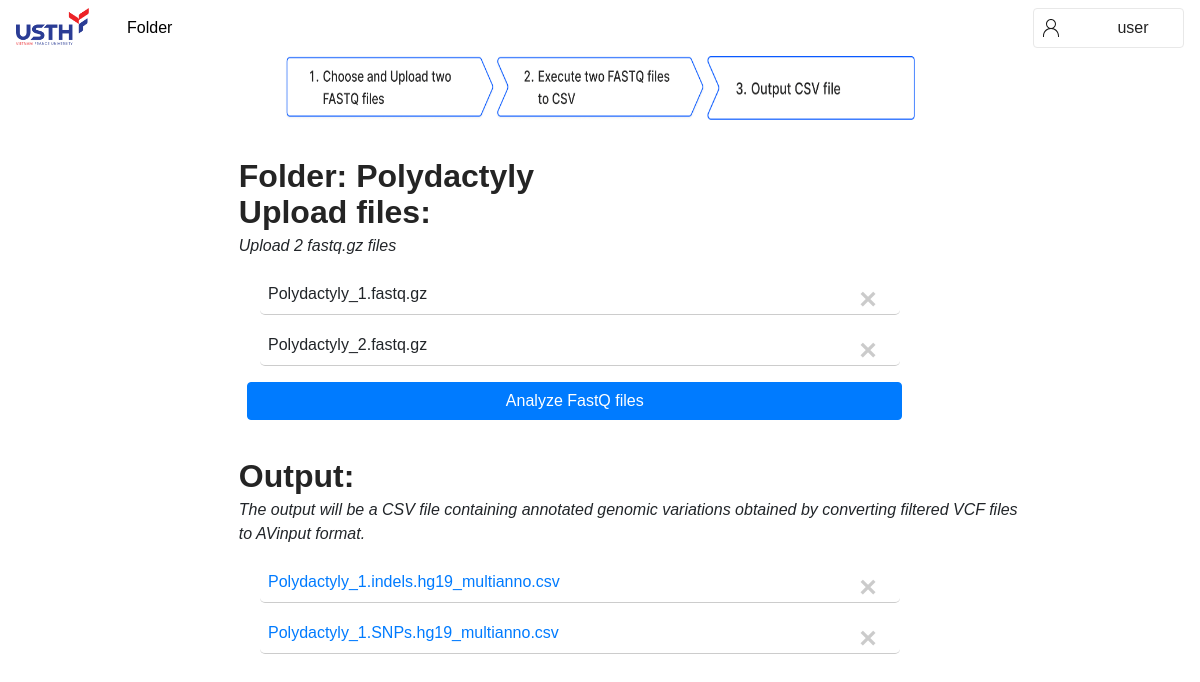
Screenshot of /folder/14 (signed in) with the database file from the repository.
### function/models.py (models this page shows)
class User(db.Model, UserMixin):
    role = db.Column(db.Integer, default = 2)
    id = db.Column(db.Integer, primary_key = True)
    email = db.Column(db.String(50))
    username = db.Column(db.String(50))
    password = db.Column(db.String(50))

class Folder(db.Model):
    id = db.Column(db.Integer, primary_key = True)
    path = db.Column(db.String(50), nullable = False)
    name = db.Column(db.String(50), nullable = False)
    date = db.Column(db.DateTime(timezone = True), default = func.now())
    user_id = db.Column(db.Integer, db.ForeignKey('user.id'))
    users = db.relationship('User')
    parent_folder_id = db.Column(db.Integer, db.ForeignKey('folder.id'))
    subfolders = db.relationship('Folder', backref=db.backref('parent_folder', remote_side=[id]))

class File(db.Model):
    id = db.Column(db.Integer, primary_key = True)
    path = db.Column(db.String(50), nullable = False)
    name = db.Column(db.String(50), nullable = False)
    date = db.Column(db.DateTime(timezone = True), default = func.now())
    user_id = db.Column(db.Integer, db.ForeignKey('user.id'))
    folder_id = db.Column(db.Integer, db.ForeignKey('folder.id'))
    subfiles = db.relationship('Folder', backref=db.backref('files', lazy='dynamic'))

### app.py (the view, shortened to what this page needs)
@app.route('/folder/<folder_id>', methods=['GET', 'POST'])
@login_required
def get_folder(folder_id):
    folder = Folder.query.get_or_404(folder_id)
    file = File.query.filter_by(folder_id=folder.id).first()
    subfolders = Folder.query.filter_by(parent_folder_id=folder.id).all()
    subfiles = File.query.filter_by(folder_id=folder.id).all()
    output=[]
    files=[]
    for file in subfiles:
        if file.name.endswith(".csv"):
            output.append(file)
        else:
            files.append(file)
    return render_template('folder.html', folder=folder, subfolders=subfolders, file = file, subfiles = files, output=output, user = current_user)

### app.py (called while the page is built)
@login_manager.user_loader
def load_user(id):
    return User.query.get(int(id))

### templates/folder.html (shortened to what this page needs)
{% extends 'home.html' %}
{% block content %}
<link rel="stylesheet" href="../static/folder.css">
  <div class="form">
    <div class="step">
      {% set sorted_subfiles = subfiles | sort(attribute='name') %}
      <img src="../static/images/step1_color.png" alt="Step 1" class="step-1 step-image">
      {% if sorted_subfiles |length == 2 %}
        <img src="../static/images/step2_color.png" alt="Step 1" class="step-1 step-image">
        {% else %}
        <img src="../static/images/step2.png" alt="Step 1" class="step-1 step-image">
      {% endif %}
      {% if output |length != 0 %}
        <img src="../static/images/step3_color.png" alt="Step 3" class="step-3 step-image">
      {% else %}
        <img src="../static/images/step3.png" alt="Step 3" class="step-3 step-image">
      {% endif %}
    </div>
    <h2 class="title head">Folder: {{ folder.name }}</h2>
    <h2 class="title head">Upload files:</h2>
    <p class="title"><i>Upload 2 fastq.gz files</i></p>
    <ul>
      {% for subfile in subfiles %}
        {% if subfile.name.endswith('.gz') %}
          <div class="file-list name-file">
            <li>{{ subfile.name }}</li>
            <button type="button" class="close" onclick="deleteSubFile('{{ subfile.id }}','{{ subfile.folder_id }}')">
              <span aria-hidden="true">&times;</span>
            </button>
          </div>
        {% endif %}
      {% endfor %}
    </ul>
 <form action="/folder/{{ folder.id }}" method="post" enctype="multipart/form-data" id="uploadForm">
  <div id="fileInputContainer">
	  {% if subfiles|length>=2 %}
    <button type="button" class="btn-primary btn execute-button" id="addFileBtn" onclick="executeF('{{ folder.id }}')">Analyze FastQ files</button>
    {% endif %}
  </div>
</form>
    <div class="ouput-file">
      <h2 class="title head">Output:</h2>
      <p class="title"><i>The output will be a CSV file containing annotated genomic variations obtained by converting filtered VCF files to AVinput format.</i></p>
      <ul>
         {% for subfile in output %}
          {% if subfile.name.endswith('.csv') %}
            <div class="file-list name-file">
              <li><a href="{{ url_for('get_file', file_id=subfile.id) }}">{{ subfile.name }}</a></li>
              <button type="button" class="close" onclick="deleteSubFile('{{ subfile.id }}','{{ subfile.folder_id }}')">
                <span aria-hidden="true">&times;</span>
              </button>
            </div>
          {% endif %}
        {% endfor %}
      </ul>
    </div>
  </div>
{% endblock %}

### templates/base.html (shortened to what this page needs)
<!DOCTYPE html>
<html lang="en">
<head>
    <link
    rel="stylesheet"
    href="https://stackpath.bootstrapcdn.com/bootstrap/4.4.1/css/bootstrap.min.css"
  />
  <link
    rel="stylesheet"
    href="https://stackpath.bootstrapcdn.com/font-awesome/4.7.0/css/font-awesome.min.css"
  />
</head>
<body onload="checkURL()">
    <link rel="stylesheet" href="../static/base.css">
    <nav class="navbar navbar-expand-lg bg-white">
        <div class="collapse navbar-collapse" id="navbar">
                {% if current_user.role==1%}
                    <div class="navbar-nav">
                        <a href="" class="nav-link-spacing logo"><img src="/static/images/usth.png" alt="usth logo"></a>
                        <a href="{{url_for('admin')}}" class="nav-item nav-link nav-link-spacing" id="admin">Users</a>
                        <a href="{{url_for('create_user')}}" class="nav-item nav-link nav-link-spacing " id="create_user">Add user</a>
                        <a href="{{url_for('demo')}}" class="nav-item nav-link nav-link-spacing " id="demo" >Demo</a>
                    </div>
                    <div class="nav-right">
                        <div class="menu_account">
                            <div class="icon_account">
                            <svg xmlns="http://www.w3.org/2000/svg" width="24" height="24" viewBox="0 0 24 24" fill="none">
                                <path d="M12 3C14.7614 3 17 5.23858 17 8C17 9.88196 15.9603 11.5211 14.4239 12.3742C17.5815 13.3762 19.8902 16.2864 19.9962 19.7508L20 20V21H19V20L18.9959 19.7593C18.8691 16.0048 15.7855 13 12 13C8.21455 13 5.1309 16.0048 5.00406 19.7593L5 20V21H4V20L4.00381 19.7508C4.1098 16.2864 6.41847 13.3762 9.57667 12.3736C8.03975 11.5211 7 9.88196 7 8C7 5.23858 9.23858 3 12 3ZM12 4C9.79086 4 8 5.79086 8 8C8 10.2091 9.79086 12 12 12C14.2091 12 16 10.2091 16 8C16 5.79086 14.2091 4 12 4Z" fill="#1A1A1A"/>
                            </svg>
                            </div>
                            <div class="name_account" data-toggle="dropdown">
                                <p class="nav-link username">{{ current_user.username }}</p>
                                <div class="dropdown-menu dropdown-menu-right">
                                    <a class="dropdown-item" href="/reset" id="reset">Reset Password</a>
                                    <a href="/logout" class="dropdown-item" id="logout">Log Out</a>
                                </div>
                            </div>
                        </div>
                    </div>
                        {% elif current_user.role==2 or current_user.role==3%}
                        <div class="navbar-nav">
                            <a href="{{url_for('home')}}" class="nav-link-spacing logo"><img src="/static/images/usth.png" alt="usth logo"></a>
                            <a href="{{url_for('home')}}" class="nav-item nav-link nav-link-spacing" id="home">Folder</a>
                        </div>
                        <div class="nav-right">
                            <div class="menu_account">
                                <div class="icon_account">
                                </div>
                                <div class="name_account" data-toggle="dropdown">
                                    <p class="nav-link username">{{ current_user.username }}</p>
                                </div>
                            </div>
                        </div>
                {% endif %}
        </div>
    </nav>
    {% block content %}
    {% endblock %}
</body>
</html>

### static/base.css (style rules this page uses)
:root { --primary: #007bff; --secondary: #bfc0c0; --white: #fff; --text-clr: #222222; --header-clr: #25273d; --next-btn-hover: #0044ff; --back-btn-hover: #8b8c8c; --hover: #27408B; }
body { font-family: sans-serif; }
.navbar-nav img { width: 100%; }
.navbar { position: sticky; top: 0; z-index: 9999999; width: 100%; min-height: 5vh; }
.logo { width: 73px; }
.nav-right { position: absolute; right: 16px; }
.nav-link-spacing { margin-right: 30px; color: black; font-weight: normal; height: fit-content; }
.navbar { background-color: #00194C; width: 100%; }
.menu_account { display: flex; width: 151px; height: 40px; padding: 8px 9px; justify-content: center; align-items: center; gap: 5px; flex-shrink: 0; border-radius: 4px; border: 1px solid #E8E8E8; background-color: white; }
.name_account { display: flex; width: 110px; height: 20px; flex-direction: column; justify-content: center; flex-shrink: 0; color: var(--black-text, var(--normal-text, #222)); text-align: center; font-size: 16px; font-style: normal; font-weight: 400; line-height: 24px; cursor: pointer; padding-top: 12%; }
.username { min-width: 130px; min-height: 40px; text-overflow: ellipsis; overflow: hidden; }

### static/folder.css (style rules this page uses)
#uploadForm { padding-bottom: 5%; }
.form { max-width: 70%; margin: 0 auto; }
.title { padding-left: 7%; }
.head { color: #242424; font-size: 32px; font-style: normal; font-weight: 600; line-height: 28px; }
.name-file { left: 5%; }
.file-list { position: relative; padding: 1%; border-bottom: 1px solid #ccc; border-radius: 5px; margin-bottom: 10px; align-items: center; gap: 4px; align-self: stretch; width: 80%; }
.file-list li { list-style-type: none; }
.file-list .close { position: absolute; top: 25%; left: 95%; transform: translateX(-50%); border: none; background-color: transparent; color: #999; cursor: pointer; font-size: 30px; display: block; }
.btn { width: 78%; margin-left: 8%; }
.step { display: flex; position: relative; padding-bottom: 5%; align-items: center; justify-content: center; width: 100%; }
.step-image { width: 25%; height: 64px; }

### rows the page displays
User: username "user"
Folder: name "Polydactyly"
File: name "Polydactyly_1.fastq.gz"
File: name "Polydactyly_2.fastq.gz"
File: name "Polydactyly_1.indels.hg19_multianno.csv"
File: name "Polydactyly_1.SNPs.hg19_multianno.csv"
